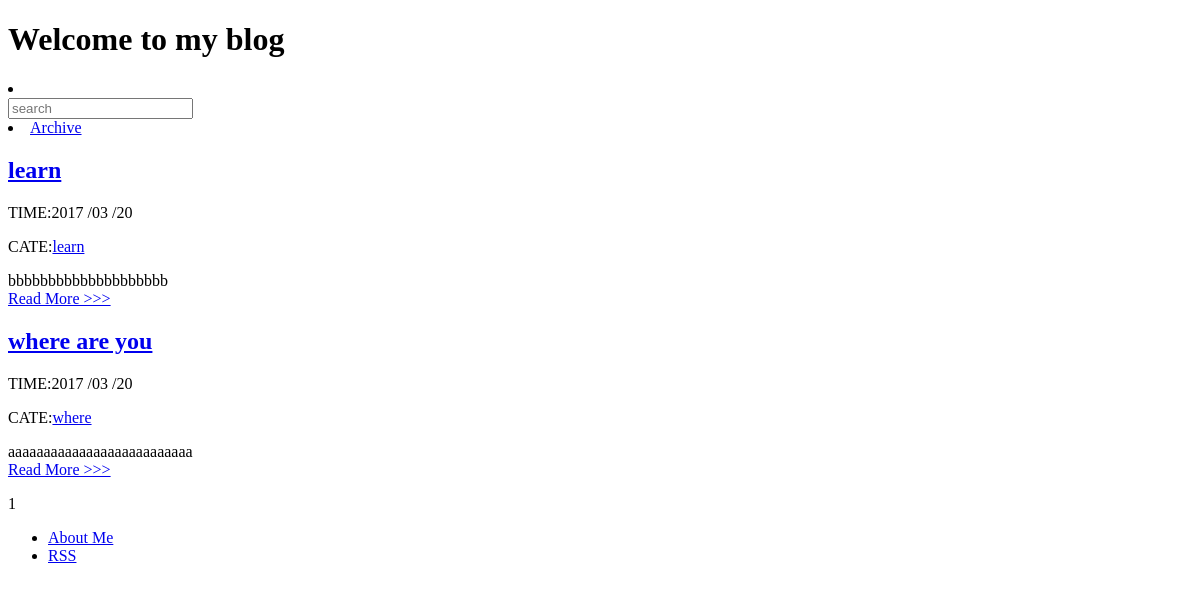
Before: / with the older database file.
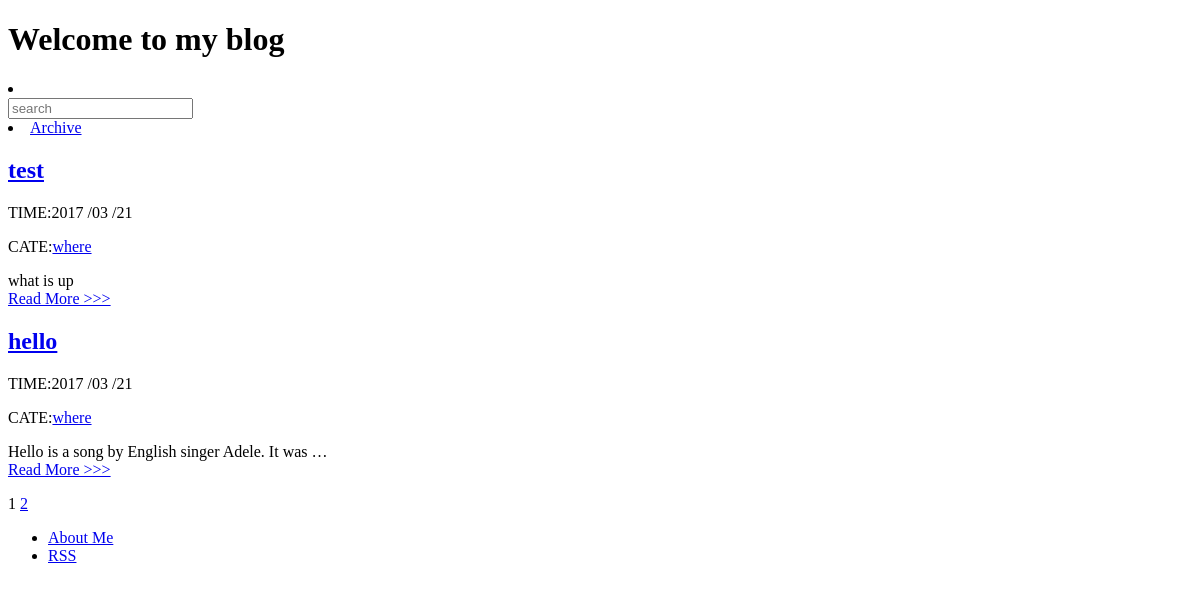
After: the same page with the newer database file.
### article/models.py (models this page shows, shortened)
class Article(models.Model):
    title = models.CharField(max_length=80)
    category = models.CharField(max_length=100, blank=True)
    date_time = models.DateTimeField(auto_now_add=True)
    article = models.TextField(blank=True, null=True)
    class Meta:
        ordering = ['-date_time']

### article/views.py (the view)
# urls.py: 2. Add a URL to urlpatterns:  url(r'^$', views.home, name='home')
def home(request):
    articles = Article.objects.all()
    paginator = Paginator(articles, 2)
    page = request.GET.get('page')
    try:
        article_list = paginator.page(page)
    except PageNotAnInteger:
        article_list = paginator.page(1)
    except EmptyPage:
        article_list = paginator.page(paginator.num_pages)
    return render(request, "home.html", {'article_list': article_list})

### templates/home.html
{% extends "base.html" %}
{% block content %}
<div>
    {% for article in article_list %}
        <h2><a href="{% url 'detail' article_id=article.id%}">{{ article.title }}</a></h2>
        <p>TIME:{{ article.date_time |date:"Y /m /d"}}</p>
        <p>CATE:<a href="{% url 'tag' cate=article.category%}">{{ article.category }}</a></p>
        <div>{{ article.article | truncatewords_html:10}}</div>
        <a class="pure-button" href="{% url "detail" article_id=article.id %}">Read More >>> </a>
    {% endfor %}
</div>
<p>
    {% for page_number in article_list.paginator.page_range %}
    {% ifequal page_number  article_list.number %}
      {{ page_number }}
    {% else %}
      <a href="?page={{ page_number }}">{{ page_number }}</a>
    {% endifequal %}
    {% endfor %}
</p>
{% endblock %}

Changed rows visible on the page:
no longer on this page (row unchanged): Article: title "learn", date_time "2017 /03 /20", category "learn", article "bbbbbbbbbbbbbbbbbbbb"
no longer on this page (row unchanged): Article: title "where are you", date_time "2017 /03 /20", category "where", article "aaaaaaaaaaaaaaaaaaaaaaaaaa"
added Article: title "test", date_time "2017 /03 /21", category "where", article "what is up"
added Article: title "hello", date_time "2017 /03 /21", category "where", article "Hello is a song by English singer Adele. It was …"
Other visible differences:
new list line: "2"
